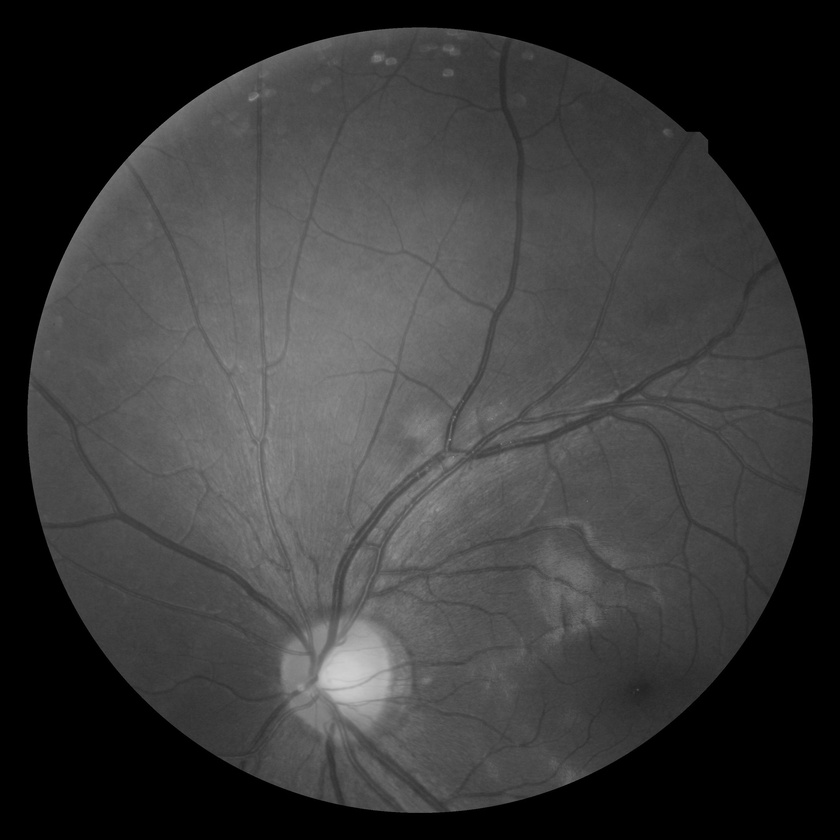
#> input picture Midterm_Exam/Q1/retina.jpg, 840 x 840 px, shrunk from 2912 x 2912 before the run
$ python 'Q1(D).py'
#> lines starting #> are read from the running program, lines starting #| are printed output that depends on the picture; after the words box and inside, x2 and y2 are one past the last pixel; in counts of white or black regions, pixels touching at a corner belong together
import numpy as np
import cv2
import matplotlib.pyplot as plt

# [10 lines of commented-out code are left out]
def change_binary(img):
    binary_list = []
    for i in range(img.shape[0]):
        for j in range(img.shape[1]):
            bin = np.binary_repr(img[i, j], width=8)
            #bin = decimal2binary(img[i, j])
            binary_list.append(bin)
    return binary_list

# Convert to (bits)th image
def convert2img(binary_list,bits):
    bit_img = np.array([int(i[8-bits])*(2**(bits - 1)) for i in binary_list],dtype=np.uint8)
    print(int(i[8-bits])for i in binary_list)
    bit_img = bit_img.reshape(img.shape[0], img.shape[1])
    return bit_img

img = cv2.imread('retina.jpg', 0)
#> img is the input picture: shape (840, 840); min 0, max 207, mean 58.1
img_binarry = change_binary(img)
#> after the loop in change_binary, `for i in range(img.shape[0]):`: binary_list = 705600 items
#> img_binarry = 705600 items

#plot
ax = plt.subplot(2, 4, 1)
ax.set_title('8th bit(MSB)')
ax.imshow(convert2img(img_binarry, 8), cmap = 'gray')
#> (printed output is left out)
#> in convert2img, `bit_img = bit_img.reshape(img.shape[0], img.shape[1])`:
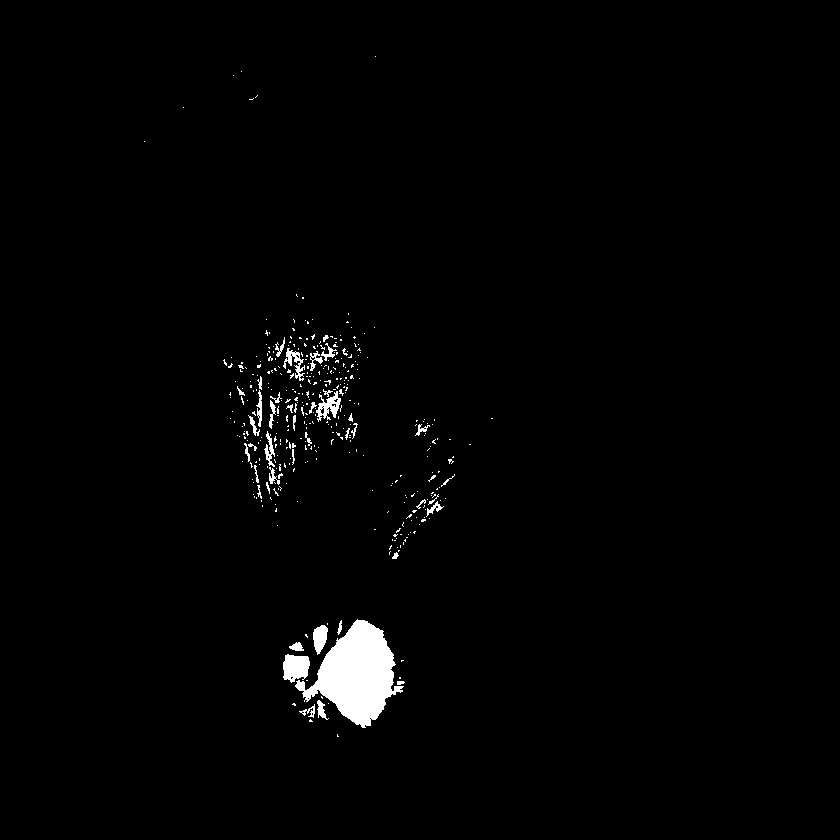
#> bit_img: shape (840, 840); values 0 (black) and 128 (white), 1.5% white; 391 white regions (349 under 20 px), largest, box (x1, y1, x2, y2) and area: (295, 619, 404, 728) 5957, (283, 654, 310, 683) 590, (316, 391, 341, 422) 356
ax.axis('off')

ax = plt.subplot(2, 4, 2)
ax.set_title('7th bit')
ax.imshow(convert2img(img_binarry, 7), cmap = 'gray')
#> (printed output is left out)
#> in convert2img (call 2), `bit_img = bit_img.reshape(img.shape[0], img.shape[1])`: bit_img: shape (840, 840); values 0 (black) and 64 (white), 56% white; 1117 black regions (1042 under 20 px), largest, box (x1, y1, x2, y2) and area: (0, 0, 840, 840) 296840, (295, 619, 404, 728) 4814, (283, 654, 310, 683) 590
ax.axis('off')

ax = plt.subplot(2, 4, 3)
ax.set_title('6th bit')
ax.imshow(convert2img(img_binarry, 6), cmap = 'gray')
#> (printed output is left out)
#> in convert2img (call 3), `bit_img = bit_img.reshape(img.shape[0], img.shape[1])`: bit_img: shape (840, 840); values 0 (black) and 32 (white), 29.3% white; 1542 white regions (1447 under 20 px), largest, box (x1, y1, x2, y2) and area: (126, 181, 491, 624) 91550, (402, 34, 813, 772) 62723, (76, 605, 280, 777) 11900
ax.axis('off')

ax = plt.subplot(2, 4, 4)
ax.set_title('5th bit')
ax.imshow(convert2img(img_binarry, 5), cmap = 'gray')
#> call 4 of convert2img, with bits = 5
#> (printed output is left out)
#> in convert2img (call 4), `bit_img = bit_img.reshape(img.shape[0], img.shape[1])`:
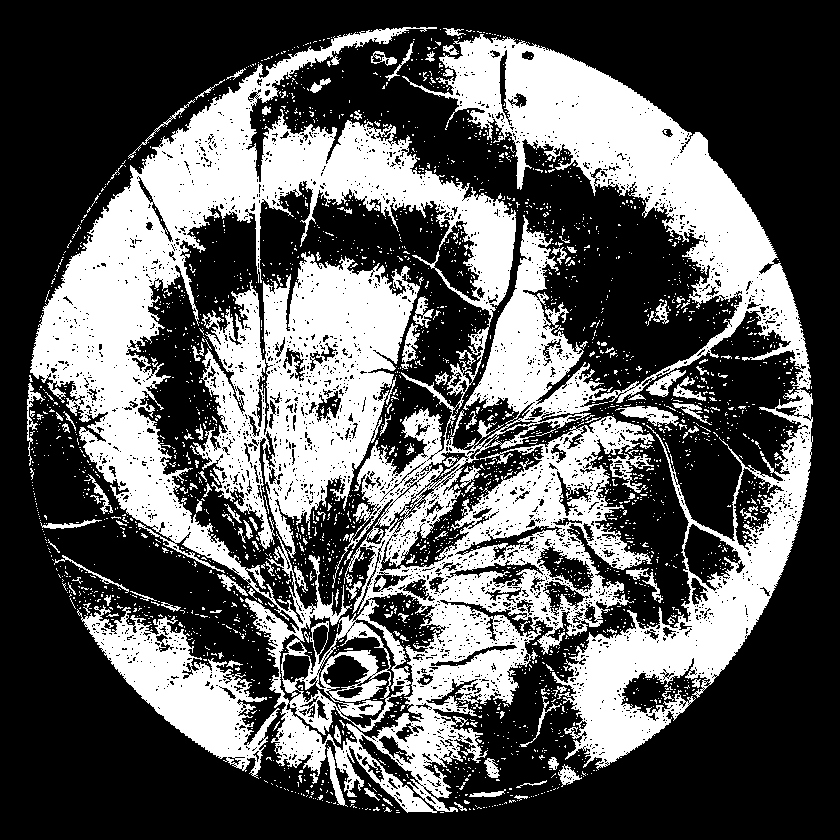
#> bit_img: shape (840, 840); values 0 (black) and 16 (white), 35.7% white; 2763 white regions (2616 under 20 px), largest, box (x1, y1, x2, y2) and area: (30, 27, 813, 813) 186168, (190, 252, 420, 558) 34089, (77, 605, 280, 779) 11892
ax.axis('off')

ax = plt.subplot(2, 4, 5)
ax.set_title('4th bit')
ax.imshow(convert2img(img_binarry, 4), cmap = 'gray')
#> (printed output is left out)
#> in convert2img (call 5), `bit_img = bit_img.reshape(img.shape[0], img.shape[1])`:
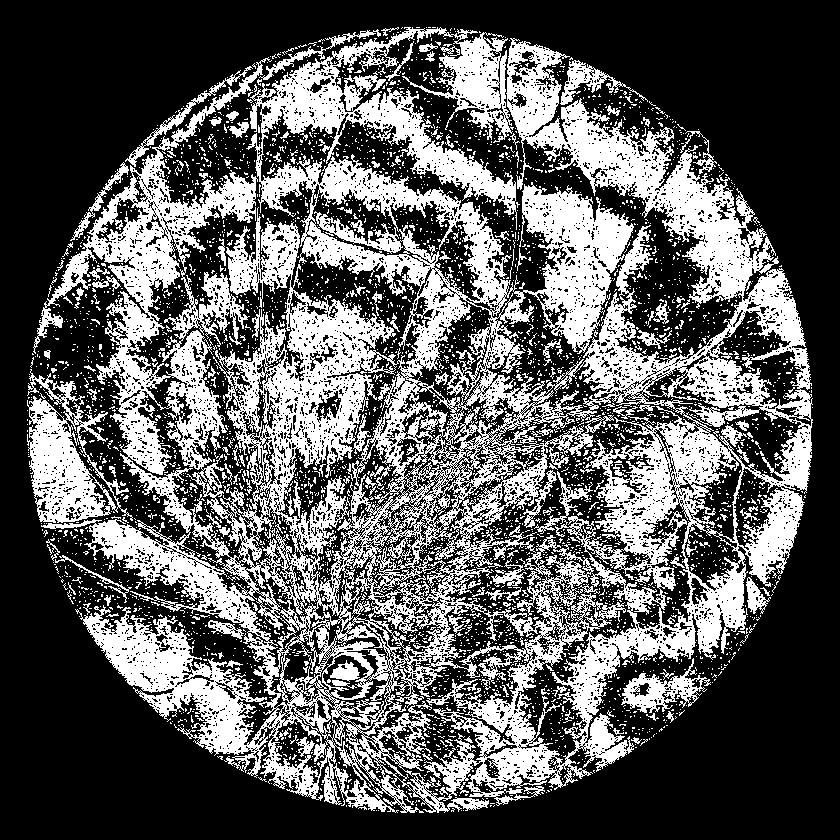
#> bit_img: shape (840, 840); values 0 (black) and 8 (white), 35.8% white; 4204 white regions (4008 under 20 px), largest, box (x1, y1, x2, y2) and area: (33, 27, 813, 813) 217819, (27, 369, 133, 523) 6761, (621, 658, 711, 713) 1779
ax.axis('off')

ax = plt.subplot(2, 4, 6)
ax.set_title('3th bit')
ax.imshow(convert2img(img_binarry, 3), cmap = 'gray')
#> (printed output is left out)
#> in convert2img (call 6), `bit_img = bit_img.reshape(img.shape[0], img.shape[1])`:
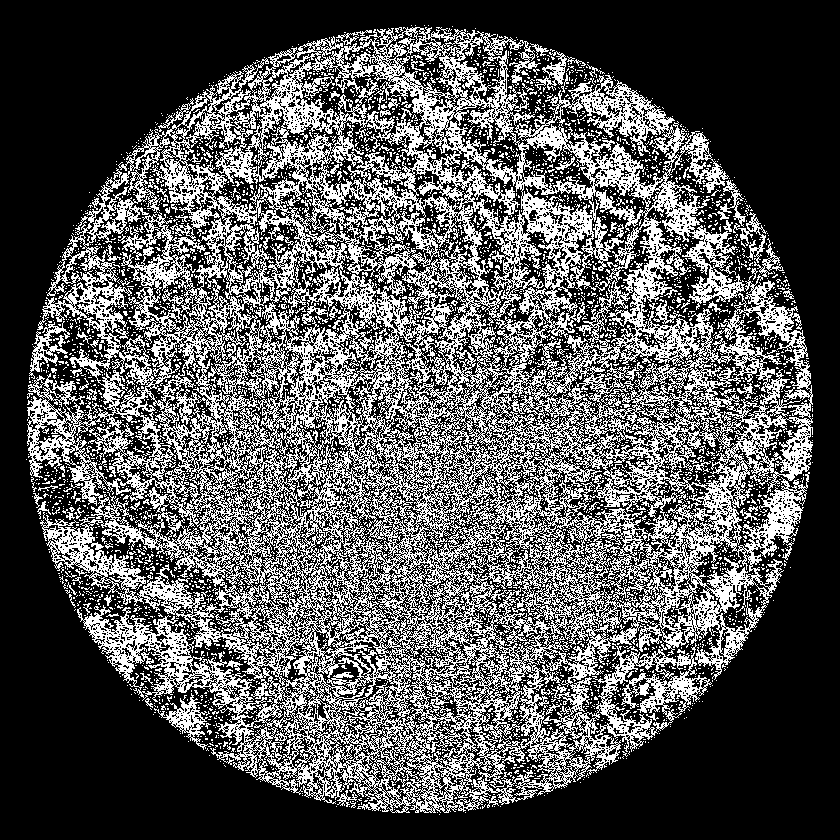
#> bit_img: shape (840, 840); values 0 (black) and 4 (white), 34.2% white in thin lines or dots, all inside (x1, y1, x2, y2) = (26, 25, 813, 815)
ax.axis('off')

ax = plt.subplot(2, 4, 7)
ax.set_title('2th bit')
ax.imshow(convert2img(img_binarry, 2), cmap = 'gray')
#> (printed output is left out)
#> in convert2img (call 7), `bit_img = bit_img.reshape(img.shape[0], img.shape[1])`:
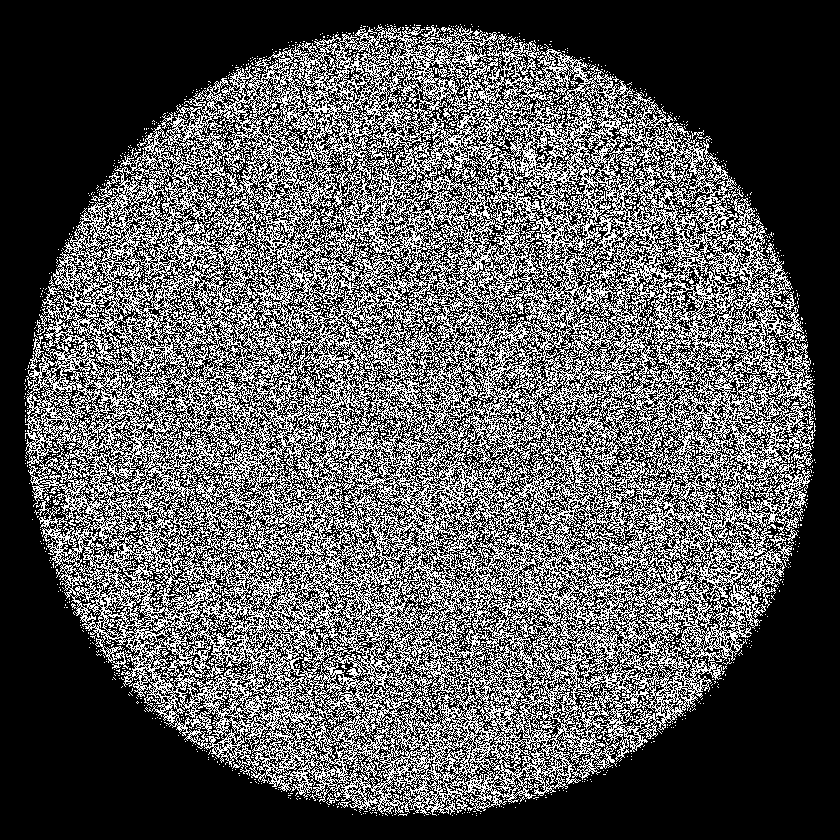
#> bit_img: shape (840, 840); values 0 (black) and 2 (white), 34.7% white in thin lines or dots, all inside (x1, y1, x2, y2) = (24, 24, 816, 816)
ax.axis('off')

ax = plt.subplot(2, 4, 8)
ax.set_title('1th bit(LSB)')
ax.imshow(convert2img(img_binarry, 1), cmap = 'gray')
#> (printed output is left out)
#> in convert2img (call 8), `bit_img = bit_img.reshape(img.shape[0], img.shape[1])`:
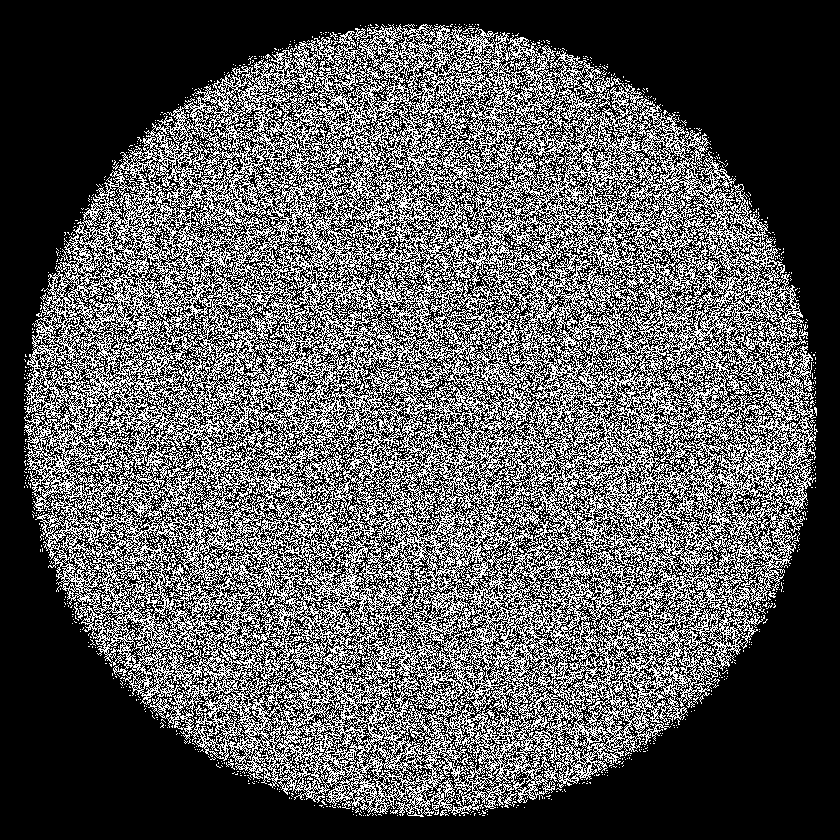
#> bit_img: shape (840, 840); values 0 (black) and 1 (white), 34.9% white in thin lines or dots, all inside (x1, y1, x2, y2) = (24, 24, 818, 817)
ax.axis('off')

plt.show()
